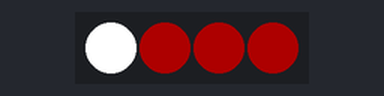
This program was run on a simulated MicroPython board. Shown: 4 RGB LEDs in strip order, left to right.

Above: at 0.5 s.
At 1.5 s:
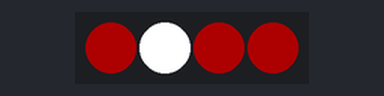
At 2.5 s:
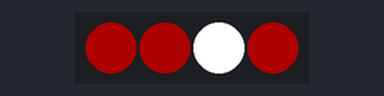
At 3.5 s:
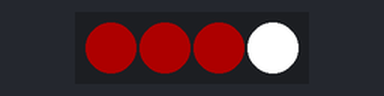
Timing chart, 0 to 5.2 s (numbered marks = the images above):
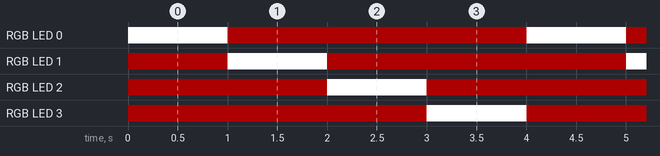

The program:

01_main.py
```python
import machine, neopixel, time

np = neopixel.NeoPixel(machine.Pin(0), 4)

pos = 0
while True:
	for n in range(4): # 0..3
		if n == pos:
			np[n] = (255, 255, 255)
		else:
			np[n] = (50, 0, 0)

	np.write()
	pos = (pos + 1) % 4
	time.sleep_ms(1000)
```

Measured:
- by itself, RGB LED 0, RGB LED 3: alternates RGB(255, 255, 255) for 1.0 s and RGB(50, 0, 0) for 3.0 s
- by itself, RGB LED 1, RGB LED 2: repeats every 4.0 s: RGB(255, 255, 255) 1.0 s, RGB(50, 0, 0) 3.0 s
- by itself, everything shown: repeats every 4.0 s, in 4 steps
